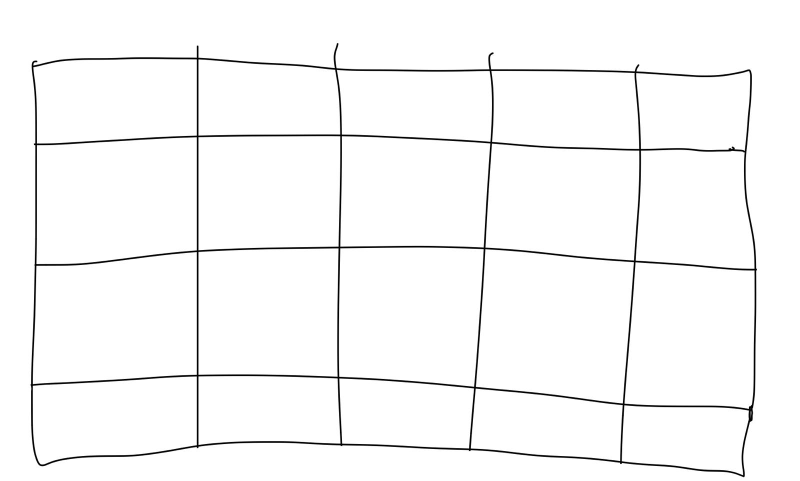
#> input picture ImageProcessing/drawnGrid.jpeg, 1600 x 961 px (shown at 1/2 size)
$ python test2.py
#> lines starting #> are read from the running program, lines starting #| are printed output that depends on the picture; after the words box and inside, x2 and y2 are one past the last pixel; in counts of white or black regions, pixels touching at a corner belong together
import cv2
import numpy as np

# Load the image
img = cv2.imread('drawnGrid.jpeg')
#> img is the input picture: shape (961, 1600, 3); min 0, max 255, mean 248.4

# Convert the image to grayscale
gray = cv2.cvtColor(img, cv2.COLOR_BGR2GRAY)

# Invert the image (optional, for better black line detection)
inverted = cv2.bitwise_not(gray)
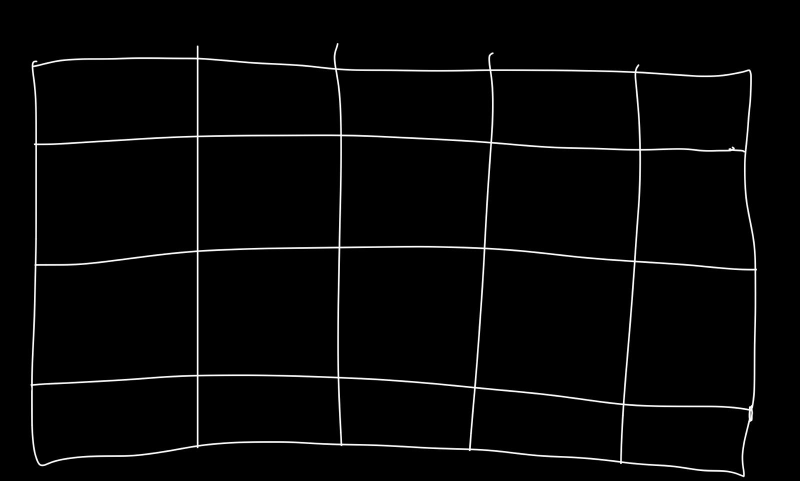
#> inverted: shape (961, 1600) (shown at 1/2 size); min 0, max 255, mean 6.6

# Apply Gaussian Blur to reduce noise
blurred = cv2.GaussianBlur(inverted, (5, 5), 0)

# Apply adaptive thresholding to better highlight the lines
thresholded = cv2.adaptiveThreshold(blurred, 255, cv2.ADAPTIVE_THRESH_GAUSSIAN_C,
                                    cv2.THRESH_BINARY, 11, 2)
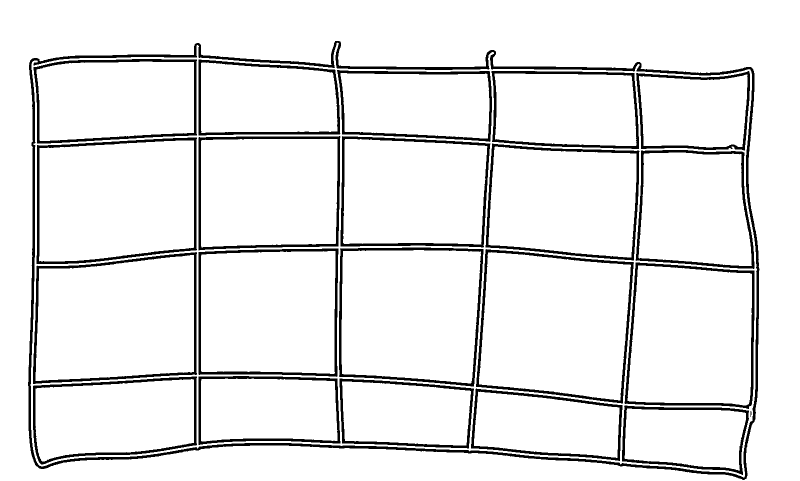
#> thresholded: shape (961, 1600) (shown at 1/2 size); 92.2% white; 22 black regions (1 under 20 px), largest, box (x1, y1, x2, y2) and area: (56, 82, 1519, 960) 24565, (952, 498, 1268, 807) 5848, (66, 504, 394, 768) 5696

# Use Canny edge detection to detect edges in the image
edges = cv2.Canny(thresholded, 30, 100, apertureSize=3)
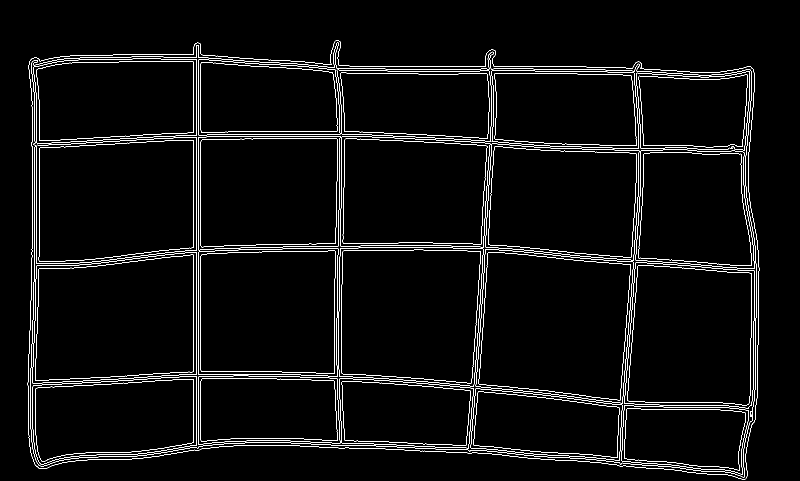
#> edges: shape (961, 1600) (shown at 1/2 size); 3% white in thin lines or dots, all inside (x1, y1, x2, y2) = (55, 81, 1519, 960)

# Use Hough Line Transform to detect straight lines (the grid lines)
lines = cv2.HoughLinesP(edges, rho=1, theta=np.pi / 180, threshold=80, minLineLength=50, maxLineGap=20)
#> lines = 269 rows, first 6: [387, 900, 387, 93], [392, 900, 392, 86], [396, 900, 396, 85], [401, 898, 401, 89], [978, 136, 1104, 138], [64, 514, 64, 202]

# Function to merge similar lines (if needed)
def merge_similar_lines(lines, img_shape):
#> called with lines = array of shape (269, 1, 4), img_shape = (961, 1600, 3)
    merged_lines = []
    for current_line in lines:
        x1, y1, x2, y2 = current_line[0]
        added = False
        for merged_line in merged_lines:
            mx1, my1, mx2, my2 = merged_line
            dist1 = np.sqrt((x1 - mx1) ** 2 + (y1 - my1) ** 2)
            dist2 = np.sqrt((x2 - mx2) ** 2 + (y2 - my2) ** 2)
            angle_diff = abs(np.arctan2(y2 - y1, x2 - x1) - np.arctan2(my2 - my1, mx2 - mx1))

            if (dist1 < 25 and dist2 < 25 and angle_diff < np.pi / 36):
                merged_line[0] = (x1 + mx1) // 2
                merged_line[1] = (y1 + my1) // 2
                merged_line[2] = (x2 + mx2) // 2
                merged_line[3] = (y2 + my2) // 2
                added = True
                break
        if not added:
            merged_lines.append([x1, y1, x2, y2])
#> this loop made 269 passes
#> after the loop, merged_line = [429, 497, 480, 496]; merged_lines = 200 items, first 6: [396, 899, 396, 88], [978, 140, 1109, 142], [73, 530, 73, 201], [747, 759, 1056, 786], [461, 267, 720, 267], [757, 140, 821, 141]
    return merged_lines

# Merge similar lines (optional)
if lines is not None:
    merged_lines = merge_similar_lines(lines, img.shape)

    # Draw the merged lines on the original image
    for line in merged_lines:
        x1, y1, x2, y2 = line
        cv2.line(img, (x1, y1), (x2, y2), (0, 255, 0), 2)
#> this loop made 200 passes
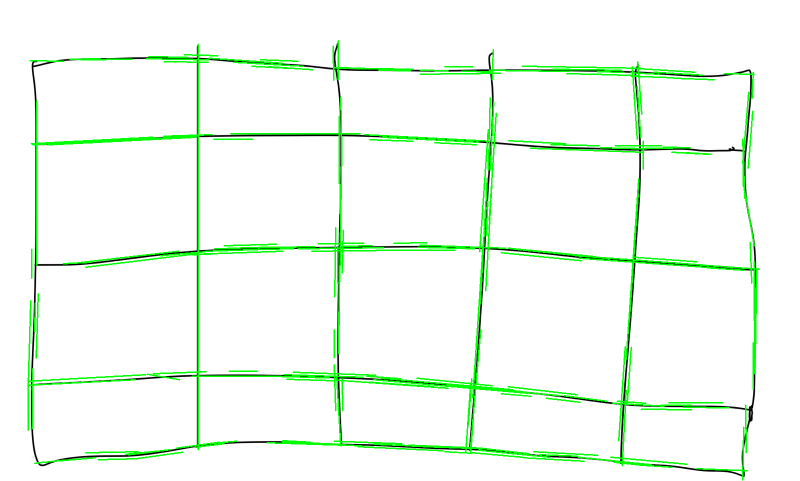
#> img: shape (961, 1600, 3) (shown at 1/2 size); 4.43% of pixels changed, all inside (x1, y1, x2, y2) = (54, 80, 1520, 961)

# Resize image for better visualization
imgR = cv2.resize(img, (0, 0), fx = 0.5, fy = 0.3)
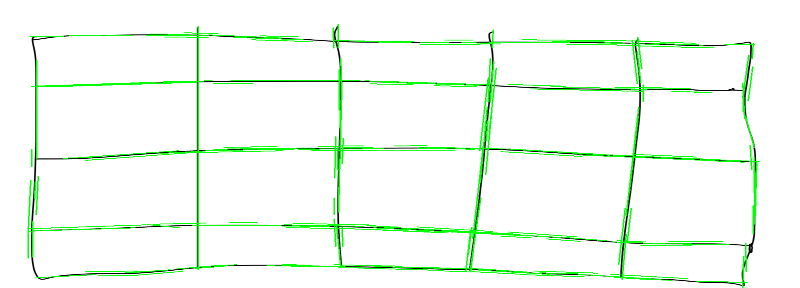
#> imgR: shape (288, 800, 3); mean B, G, R 240.1, 251.4, 240.1

# Display the original image with detected grid lines
cv2.imshow('Detected Grid Lines', imgR)
cv2.waitKey(0)
cv2.destroyAllWindows()
